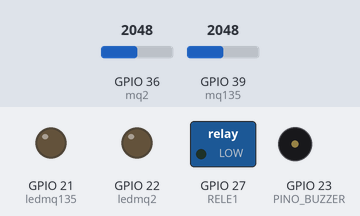
This sketch was run on a simulated ESP32. Parts: switched loads named in the sketch (green lamp = pin HIGH), output pins drawn as LEDs (lit = HIGH), buzzer (waves = sounding, pin HIGH). The test bench sets the inputs (shaded band); at power-on: GPIO 36 (mq2) = 2048, GPIO 39 (mq135) = 2048. WiFi joins after 1.5 s; servers stay silent unless stated; the local clock reads 2024-03-15 10:24:30 at power-on unless the sketch sets it; what the sketch prints to the serial monitor is not drawn.

Above: at 5.2 s.
5.3 s: GPIO 36 (mq2) set to 2935
6.8 s: GPIO 36 (mq2) set to 3042
At 7.8 s:
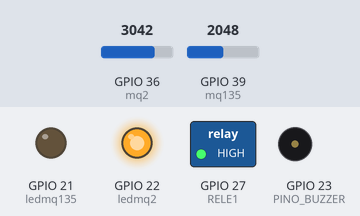
8.3 s: GPIO 39 (mq135) set to 2941
9.8 s: GPIO 39 (mq135) set to 3043
At 10.2 s:
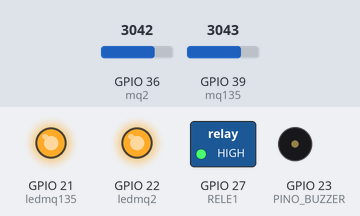
11.3 s: GPIO 36 (mq2) set to 2960
At 12.8 s:
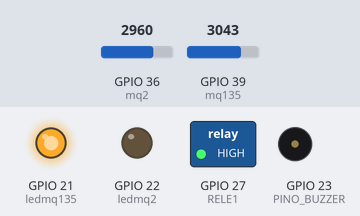
13.1 s: GPIO 36 (mq2) set to 3040
At 14.4 s:
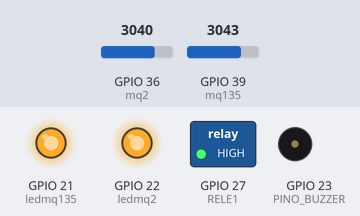
Timing chart, 0 to 15.9 s (numbered marks = the images above; inputs shaded):
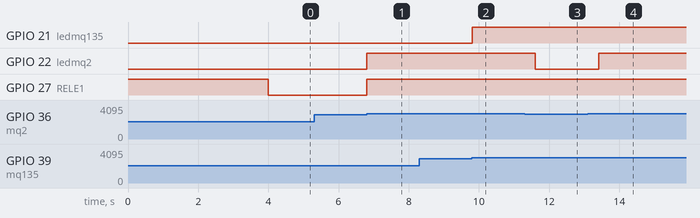

Measured:
- the behaviour switches between 3000 and 3001 on GPIO 36 (mq2) (found by bisection; images 0 and 1)
- the behaviour switches between 3000 and 3001 on GPIO 39 (mq135) (found by bisection; images 1 and 2)
- after the input at 5.3 s, every drawn part: stays the same
- after the input at 6.8 s, GPIO 22 (ledmq2), GPIO 27 (RELE1): LOW → HIGH at once
- after the input at 8.3 s, every drawn part: stays the same
- after the input at 9.8 s, GPIO 21 (ledmq135): LOW → HIGH at once
- after the input at 11.3 s, GPIO 22 (ledmq2): HIGH → LOW after 0.31 s
- after the input at 13.1 s, GPIO 22 (ledmq2): LOW → HIGH after 0.31 s

The sketch:

esp32pi.ino
```cpp
#include <WiFi.h>
#include <Firebase_ESP_Client.h>
#include "addons/TokenHelper.h"
#include "addons/RTDBHelper.h"
#include <ThingSpeak.h>

// CONFIGURAÇÕES DE HARDWARE
#define RELE1 27
#define API_KEY "AIzaSyB9Qabb-TVml6J8iN7ZSyOIcwNuE3vx8Ww"
#define DATABASE_URL "https://vazamentodegasespi-default-rtdb.firebaseio.com/"

// WIFI
const char* ssid = "ISABEL";
const char* password = "ISABEL123";

// THINGSPEAK
unsigned long channelID = 3051952;
const char* writeAPIKey = "TR1SPYKQ9LCU4EBR";
WiFiClient client;

// PINOS
const int PINO_BUZZER = 23;
const int ledmq2 = 22;
const int ledmq135 = 21;
int mq2 = 36;   // VP
int mq135 = 39; // VN
int mq2limiar = 3000;
int mq135limiar = 3000;

// TEMPO DE ATUALIZAÇÃO
unsigned long lastUpdateTime = 0;
const unsigned long updateInterval = 10000; // 10 segundos

// FIREBASE
FirebaseData fbdo;
FirebaseAuth auth;
FirebaseConfig config;

// NTP
const long gmtOffset_sec = -10800;
const int daylightOffset_sec = 0;
const char* ntpServer = "pool.ntp.org";

// CONTADOR DE LEITURAS
int leituraID = 0;

// MONITOR SERIAL
unsigned long lastSerialPrint = 0;
const unsigned long serialInterval = 5000;

void setup() {
  pinMode(RELE1, OUTPUT);
  digitalWrite(RELE1, HIGH);

  pinMode(PINO_BUZZER, OUTPUT);
  pinMode(mq2, INPUT);
  pinMode(mq135, INPUT);
  pinMode(ledmq2, OUTPUT);
  pinMode(ledmq135, OUTPUT);

  digitalWrite(ledmq2, LOW);
  digitalWrite(ledmq135, LOW);

  Serial.begin(115200);

  WiFi.begin(ssid, password);
  Serial.print("Conectando-se ao WiFi");
  while (WiFi.status() != WL_CONNECTED) {
    delay(1000);
    Serial.print(".");
  }
  Serial.println("\nConectado ao WiFi!");

  configTime(gmtOffset_sec, daylightOffset_sec, ntpServer);
  Serial.println("Sincronizando horário...");
  delay(2000);

  ThingSpeak.begin(client);

  config.api_key = API_KEY;
  config.database_url = DATABASE_URL;

  if (Firebase.signUp(&config, &auth, "otavio@teste.com", "otavio123")) {
    Serial.println("Firebase conectado com sucesso!");
  } else {
    Serial.printf("Erro ao conectar Firebase: %s\n", config.signer.signupError.message.c_str());
  }

  Firebase.begin(&config, &auth);
  Firebase.reconnectWiFi(true);
}

void loop() {
  int analogmq135 = analogRead(mq135);
  int analogmq2 = analogRead(mq2);

  if (millis() - lastSerialPrint >= serialInterval) {
    lastSerialPrint = millis();
    Serial.println("Valor do gás (MQ135): " + String(analogmq135) + " | Valor do gás (MQ2): " + String(analogmq2));
  }

  bool gasMQ2 = analogmq2 > mq2limiar;
  bool gasMQ135 = analogmq135 > mq135limiar;
  bool alertaAtivo = gasMQ2 || gasMQ135;

  digitalWrite(ledmq2, gasMQ2 ? HIGH : LOW);
  digitalWrite(ledmq135, gasMQ135 ? HIGH : LOW);
  digitalWrite(RELE1, alertaAtivo ? HIGH : LOW);
  // digitalWrite(PINO_BUZZER, alertaAtivo ? HIGH : LOW);

  if ((millis() - lastUpdateTime >= updateInterval) || alertaAtivo) {
    lastUpdateTime = millis();

    ThingSpeak.setField(1, analogmq2);
    ThingSpeak.setField(2, analogmq135);
    ThingSpeak.writeFields(channelID, writeAPIKey);

    if (Firebase.ready()) {
      struct tm timeinfo;
      if (!getLocalTime(&timeinfo)) {
        Serial.println("Erro ao obter hora!");
        return;
      }

      char isoTimestamp[30];
      strftime(isoTimestamp, sizeof(isoTimestamp), "%Y-%m-%d %H:%M:%S", &timeinfo);
      String dataHora = String(isoTimestamp);

      // MQ135
      FirebaseJson jsonMQ135;
      jsonMQ135.set("valor", analogmq135);
      jsonMQ135.set("alerta", gasMQ135 ? 1 : 0);
      jsonMQ135.set("sensor_id", 1);
      jsonMQ135.set("idLeitura", leituraID++);
      jsonMQ135.set("dataHora", dataHora);

      if (Firebase.RTDB.setJSON(&fbdo, "/leituras/MQ135", &jsonMQ135)) {
        Serial.println("MQ135 enviado com sucesso!");
      } else {
        Serial.printf("Erro ao enviar MQ135: %s\n", fbdo.errorReason().c_str());
      }

      // MQ2
      FirebaseJson jsonMQ2;
      jsonMQ2.set("valor", analogmq2);
      jsonMQ2.set("alerta", gasMQ2 ? 1 : 0);
      jsonMQ2.set("sensor_id", 2);
      jsonMQ2.set("idLeitura", leituraID++);
      jsonMQ2.set("dataHora", dataHora);

      if (Firebase.RTDB.setJSON(&fbdo, "/leituras/MQ2", &jsonMQ2)) {
        Serial.println("MQ2 enviado com sucesso!");
      } else {
        Serial.printf("Erro ao enviar MQ2: %s\n", fbdo.errorReason().c_str());
      }
    }
  }
}
```
